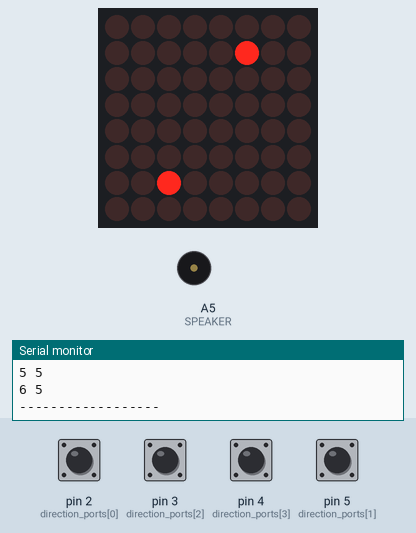
Bench run of a sketch on a simulated Arduino Uno, built with avr-gcc and run on an emulated ATmega328P. On the bench: 8×8 LED matrix, buzzer (waves = sounding), the last lines printed to the serial monitor. Wiring (inferred from the names in the program): MAX7219 LED driver (orientation assumed): CS pin 10. The test bench sets the inputs (shaded band); at power-on: pin 2 (direction_ports[0]), pin 3 (direction_ports[2]), pin 4 (direction_ports[3]), pin 5 (direction_ports[1]) HIGH. Random numbers use the default seed unless the sketch sets one.

Above: at 1.24 s.
1.3 s: pin 3 (direction_ports[2]) pulled LOW for 0.15 s
At 1.72 s:
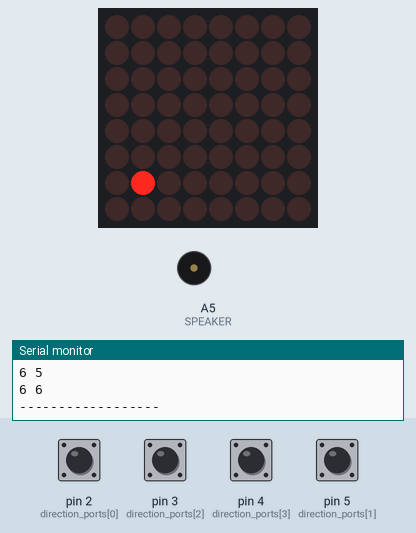
2.0 s: pin 2 (direction_ports[0]) pulled LOW for 0.15 s
At 2.17 s:
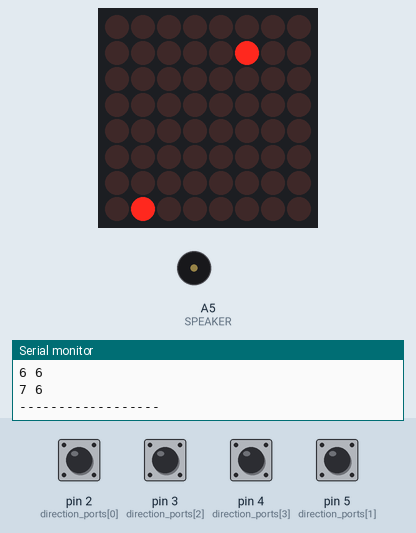
2.7 s: pin 4 (direction_ports[3]) pulled LOW for 0.15 s
At 3.22 s:
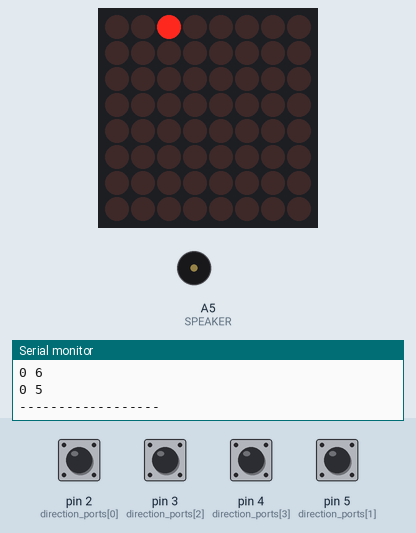
3.4 s: pin 2 (direction_ports[0]) pulled LOW for 1 s
At 3.67 s:
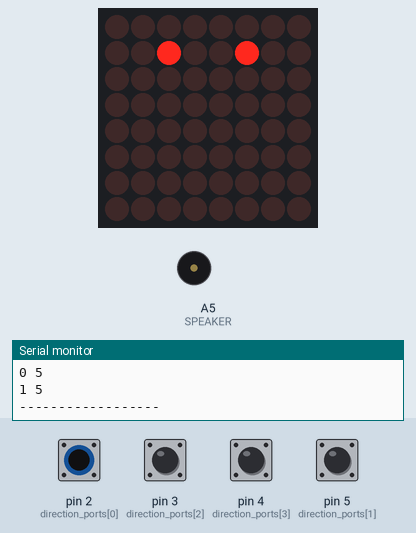
5.0 s: pin 3 (direction_ports[2]) pulled LOW for 1 s
At 5.48 s:
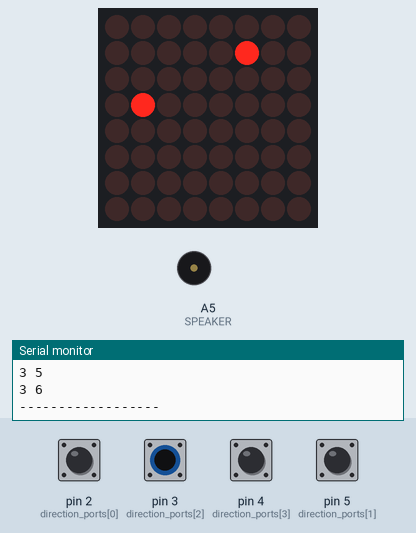
Timing chart, 0 to 7.6 s (numbered marks = the images above; inputs shaded):
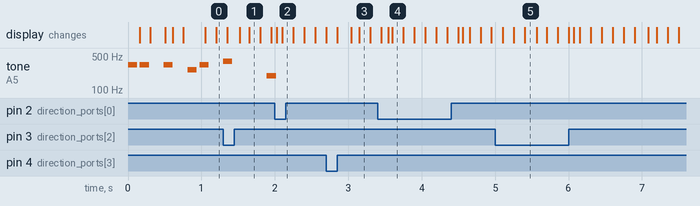

Measured:
- by itself, tone on A5 (SPEAKER): plays 330 Hz for 0.13 s, 330 Hz for 0.13 s, 330 Hz for 0.13 s, 262 Hz for 0.13 s, 330 Hz for 0.13 s, 392 Hz for 0.00 s

The sketch:

lab4.ino
```cpp
#include <SPI.h>
#include <stdint.h>

#include "music.h"

#define CS 10
#define SPEAKER A5

int8_t snake_coords [64][2] = {{4, 5}};
uint8_t snake_start = 0;
uint8_t snake_end = 1;
uint8_t field[8][8];

uint8_t direction_ports[] = {2, 5, 3, 4};
int8_t velocity[] = {1, 0};
int8_t food_coords[] = {1, 2};
int8_t velocities[4][2] = {{1, 0}, {-1, 0}, {0, 1}, {0, -1}};

void matrixSend(uint16_t addr, uint16_t data){
    digitalWrite(CS, 0);
    SPI.transfer16(((addr & 0x0f) << 8) | (data & 0xff));
    digitalWrite(CS, 1);
}

void drawField(){
    for (int i = 0; i < 8; i++){
        uint16_t val = 0;
        for(int j = 0; j < 8; j++){
            val |= (field[i][j] << j);
        }
        matrixSend(i+1, val);
        // Serial.print(i+1);
        // Serial.print(' ');
        // Serial.println(val, BIN);
    }
}

int player_this_note = 0;
int player_total_notes = 0;
const int* player_current_arr;
unsigned long player_delay_start = 0;
unsigned long player_delay_duration = 0;


void player_update(){
    if (player_this_note >= (player_total_notes*2+1)){
        // noTone(SPEAKER);
        return;
    }
    if(player_delay_start + player_delay_duration > millis()) return;
    tone(SPEAKER, player_current_arr[player_this_note], (1000/player_current_arr[player_this_note + 1]));
    player_delay_start = millis();
    player_delay_duration = (1000/player_current_arr[player_this_note + 1] ) * 1.3;
    player_this_note += 2;
}

void player_play(const int *arr){
    player_this_note = 1;
    player_total_notes = arr[0];
    player_current_arr = arr;
    player_delay_start = 0;
    player_delay_duration = 0;
}


uint8_t gameOverText[] = {
    0b00000000,
    0b00000000,
    0b00000000,
    0b00000000,
    0b00000000,
    0b00000000,
    0b00000000,
    0b01111110,
    0b01001000,
    0b01000000,
    0b00000000,
    0b00111110,
    0b01001000,
    0b00111110,
    0b00000000,
    0b01000010,
    0b01111110,
    0b01000010,
    0b00000000,
    0b01111110,
    0b00000010,
    0b00000010,
    0b00000000,
    0b00000000,
    0b00000000,
    0b00000000,
    0b00000000,
    0b00000000,
    0b00000000,
    0b00000000,
};
void gameOver(){
    player_play(music_death);
    for(int i = 0; i < (sizeof(gameOverText)) - 8; i++){
        for(int j = 0; j < 8; j++){
            matrixSend(8-j, ~gameOverText[i+j]);
        }
        unsigned long ms = millis();
        while (ms + 500 > millis()){
            player_update();
        }
        // delay(500);
    }
    // delay(1000);
    ((void (*)())0)();
}

void renderField(){
    memset(field, 0, 64);
    for(int i = snake_start; i != snake_end; i = (i+1)%64){
        if(field[snake_coords[i][0]][snake_coords[i][1]]){
            gameOver();
        }
        field[snake_coords[i][0]][snake_coords[i][1]] = 1;
    }
    if (millis() % 300 < 150)field[food_coords[0]][food_coords[1]] = 1;

}

void setup()
{
    Serial.begin(115200);
	pinMode(13, OUTPUT);
    pinMode(11, OUTPUT);
    pinMode(CS, OUTPUT);
    SPI.begin();
    digitalWrite(CS, 1);

    matrixSend(0x09, 0); // no decode
    matrixSend(0x0C, 1); // no shutdown
    matrixSend(0x0b, 0b111); // no scan-limit
    matrixSend(0x0a, 1); // intensity
    // matrixSend(0x01, 0b10101010);

    for(int i = 0; i < 4; i++){
        pinMode(direction_ports[i], INPUT_PULLUP);
    }
    player_play(music_theme);

}

unsigned long lastTick = 0;
int difficulty = 1;

void gameTick(){

    Serial.println(String() + snake_start + ' ' + snake_end);
    Serial.println(String() + snake_coords[snake_start][0] + ' ' + snake_coords[snake_start][1]);
    snake_coords[snake_end][0] = (snake_coords[(snake_end + 63)%64][0] + velocity[0]) & 7;
    snake_coords[snake_end][1] = (snake_coords[(snake_end + 63)%64][1] + velocity[1]) & 7;
    Serial.println(String() + snake_coords[snake_end][0] + ' ' + snake_coords[snake_end][1]);
    Serial.println("------------------");
    if (snake_coords[snake_end][0] != food_coords[0] || snake_coords[snake_end][1] != food_coords[1]){
        snake_start = (snake_start + 1) % 64;
    } else {
        bool isOk;
        do {
            food_coords[0] = random(8);
            food_coords[1] = random(8);
            isOk = true;
            for(int i = snake_start; i != (snake_end + 1) % 64; i = (i+1)%64){
                if (food_coords[0] == snake_coords[i][0] && food_coords[1] == snake_coords[i][1]){
                    isOk = false;
                    break;
                }
            }
        }while(!isOk);
        difficulty++;
        player_play(music_life);

    }
    snake_end = (snake_end + 1) % 64;

}

void loop()
{
    player_update();
    for(int i = 0; i < 4; i++){
        auto val = digitalRead(direction_ports[i]);
        // Serial.print(val, BIN);

        if (!val){
            velocity[0] = velocities[i][0];
            velocity[1] = velocities[i][1];
        }
    }
    // Serial.println();

    if(lastTick + (512 - (difficulty*7)) < millis()){
        lastTick = millis();
        gameTick();
    }

    renderField();
    drawField();
    // matrixSend(0x01, 0b10101010);
    // delay(1000);

}
```

music.h
```cpp
#pragma once

// https://github.com/tsukisan/Arduino/blob/master/WiiClassicSoundboard/WiiClassicSoundboard.ino

#define NOTE_H   0
#define NOTE_B0  31
#define NOTE_C1  33
#define NOTE_CS1 35
#define NOTE_D1  37
#define NOTE_DS1 39
#define NOTE_E1  41
#define NOTE_F1  44
#define NOTE_FS1 46
#define NOTE_G1  49
#define NOTE_GS1 52
#define NOTE_A1  55
#define NOTE_AS1 58
#define NOTE_B1  62
#define NOTE_C2  65
#define NOTE_CS2 69
#define NOTE_D2  73
#define NOTE_DS2 78
#define NOTE_E2  82
#define NOTE_F2  87
#define NOTE_FS2 93
#define NOTE_G2  98
#define NOTE_GS2 104
#define NOTE_A2  110
#define NOTE_AS2 117
#define NOTE_B2  123
#define NOTE_C3  131
#define NOTE_CS3 139
#define NOTE_D3  147
#define NOTE_DS3 156
#define NOTE_E3  165
#define NOTE_F3  175
#define NOTE_FS3 185
#define NOTE_G3  196
#define NOTE_GS3 208
#define NOTE_A3  220
#define NOTE_AS3 233
#define NOTE_B3  247
#define NOTE_C4  262
#define NOTE_CS4 277
#define NOTE_D4  294
#define NOTE_DS4 311
#define NOTE_E4  330
#define NOTE_F4  349
#define NOTE_FS4 370
#define NOTE_G4  392
#define NOTE_GS4 415
#define NOTE_A4  440
#define NOTE_AS4 466
#define NOTE_B4  494
#define NOTE_C5  523
#define NOTE_CS5 554
#define NOTE_D5  587
#define NOTE_DS5 622
#define NOTE_E5  659
#define NOTE_F5  698
#define NOTE_FS5 740
#define NOTE_G5  784
#define NOTE_GS5 831
#define NOTE_A5  880
#define NOTE_AS5 932
#define NOTE_B5  988
#define NOTE_C6  1047
#define NOTE_CS6 1109
#define NOTE_D6  1175
#define NOTE_DS6 1245
#define NOTE_E6  1319
#define NOTE_F6  1397
#define NOTE_FS6 1480
#define NOTE_G6  1568
#define NOTE_GS6 1661
#define NOTE_A6  1760
#define NOTE_AS6 1865
#define NOTE_B6  1976
#define NOTE_C7  2093
#define NOTE_CS7 2217
#define NOTE_D7  2349
#define NOTE_DS7 2489
#define NOTE_E7  2637
#define NOTE_F7  2794
#define NOTE_FS7 2960
#define NOTE_G7  3136
#define NOTE_GS7 3322
#define NOTE_A7  3520
#define NOTE_AS7 3729
#define NOTE_B7  3951
#define NOTE_C8  4186
#define NOTE_CS8 4435
#define NOTE_D8  4699
#define NOTE_DS8 4978

const int music_death[] = {17,                                                  // Array for Death sound effect & song
  NOTE_C4, 32, NOTE_CS4, 32, NOTE_D4, 16, NOTE_H, 4, NOTE_H, 2, NOTE_B3, 8, NOTE_F4, 8, NOTE_H, 8, NOTE_F4, 8, NOTE_F4, 6,
  NOTE_E4, 6, NOTE_D4, 6, NOTE_C4, 8, NOTE_E3, 8, NOTE_H, 8, NOTE_E3, 8, NOTE_C3, 8};

const int music_theme[] = {11,                                                  // Array for Theme song
  NOTE_E4, 8, NOTE_E4, 8, NOTE_H, 8, NOTE_E4, 8, NOTE_H, 8, NOTE_C4, 8, NOTE_E4, 8, NOTE_H, 8, NOTE_G4, 8, NOTE_H, 3, NOTE_G3, 8};

const int music_life[] = {6,                                                    // Array for 1-up sound effect
  NOTE_E5, 10, NOTE_G5, 10, NOTE_E6, 10, NOTE_C6, 10, NOTE_D6, 10, NOTE_G6, 10};
```
